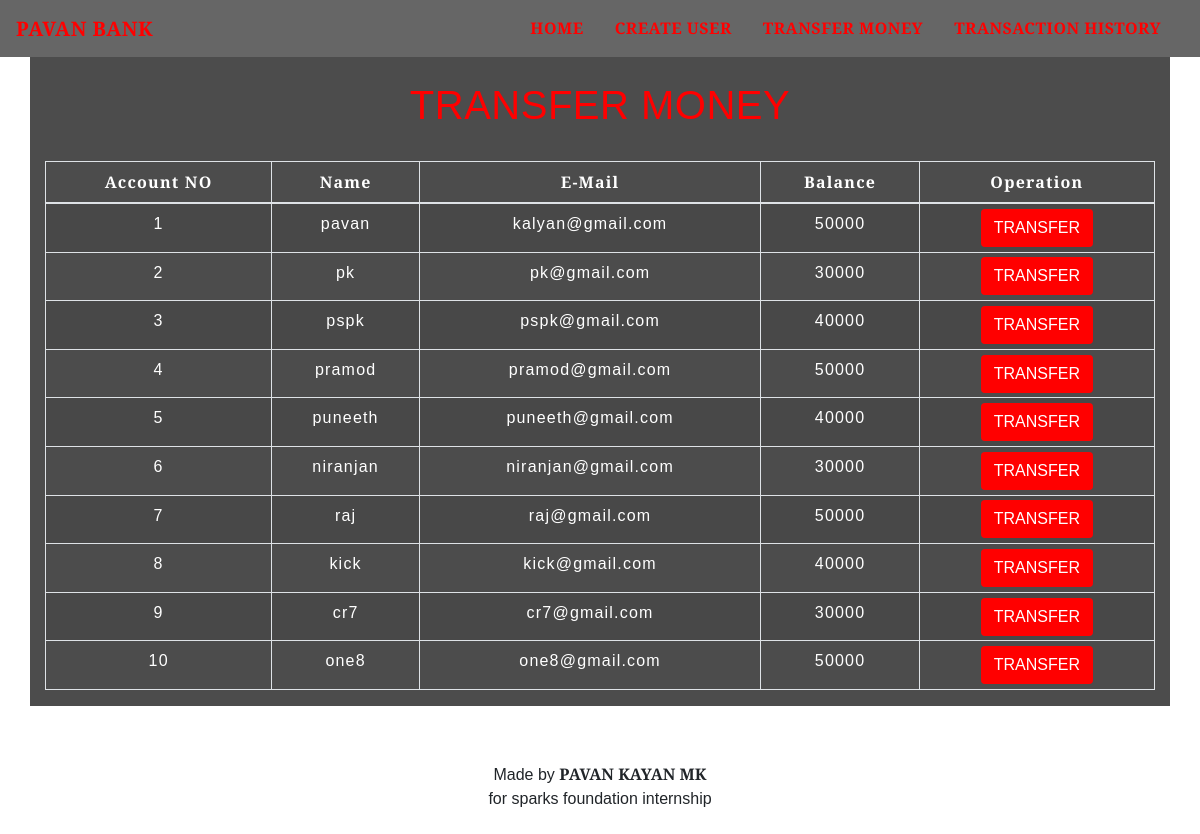
The app's page /transfermoney.php with its own data.
### tables this page shows
CREATE TABLE `users` (
  `id` int(3) NOT NULL,
  `name` text NOT NULL,
  `email` varchar(30) NOT NULL,
  `balance` int(8) NOT NULL
);

### transfermoney.php (the view, shortened to what this page needs)
<!DOCTYPE html>
<html lang="en">
<head>
    <link rel="stylesheet" href="https://maxcdn.bootstrapcdn.com/bootstrap/4.0.0/css/bootstrap.min.css">
    <link rel="stylesheet" type="text/css" href="css/table.css">
    <link rel="stylesheet" type="text/css" href="css/navbar.css">
    <link rel="stylesheet" href="navbar.css">
</head>
<body style="background-image: url('https://www.freevector.com/uploads/vector/preview/31066/Vecteezy_Background-Technology_BK1120.jpg');">
<?php
    include 'config.php';
    $sql = "SELECT * FROM users";
    $result = mysqli_query($conn,$sql);
?>
<?php
  include 'navbar.php';
?>
<div class="container" style="background-color:rgba(0, 0, 0, 0.7);">
        <h2 class="text-center pt-4" style="color : red;">TRANSFER MONEY</h2>
        <br>
            <div class="row">
                <div class="col">
                    <div class="table-responsive-sm">
                    <table class="table table-hover table-sm table-striped table-condensed table-bordered" style="border-color:white;">
                        <thead style="color : white;">
                            <tr>
                            <th scope="col" class="text-center py-2">Account NO</th>
                            <th scope="col" class="text-center py-2">Name</th>
                            <th scope="col" class="text-center py-2">E-Mail</th>
                            <th scope="col" class="text-center py-2">Balance</th>
                            <th scope="col" class="text-center py-2">Operation</th>
                            </tr>
                        </thead>
                        <tbody>
                <?php
                    while($rows=mysqli_fetch_assoc($result)){
                ?>
                    <tr style="color : white;">
                        <td class="py-2"><?php echo $rows['id'] ?></td>
                        <td class="py-2"><?php echo $rows['name']?></td>
                        <td class="py-2"><?php echo $rows['email']?></td>
                        <td class="py-2"><?php echo $rows['balance']?></td>
                        <td><a href="selecteduserdetail.php?id= <?php echo $rows['id'] ;?>"> <button type="button" class="btn" style="background-color : RED;">TRANSFER</button></a></td>
                    </tr>
                <?php
                    }
                ?>
                        </tbody>
                    </table>
                    </div>
                </div>
            </div>
         </div>
         <footer class="text-center mt-5 py-2">
            <p> Made by <b>PAVAN KAYAN MK</b> <br>for sparks foundation internship </p>
        </footer>
</body>
</html>

### navbar.php (shortened to what this page needs)
<nav class="navbar navbar-expand-md navbar-light" style="background-color:rgba(0, 0, 0, 0.6);">
<a class="navbar-brand" href="index.php" style="color : red;"><b>PAVAN BANK</b></a>
<div class="collapse navbar-collapse" id="collapsibleNavbar" >
      <ul class="navbar-nav ml-auto">
        <li class="nav-item">
          <a class="nav-link" href="index.php" style="color :red;"><b>HOME</b></a>
        </li>
        <li class="nav-item">
          <a class="nav-link" href="createuser.php" style="color : red;"><b>CREATE USER</b></a>
        </li>
        <li class="nav-item">
          <a class="nav-link" href="transfermoney.php" style="color : red;"><b>TRANSFER MONEY</b></a>
        </li>
        <li class="nav-item">
          <a class="nav-link" href="transactionhistory.php" style="color : red;"><b>TRANSACTION HISTORY</b></a>
        </li>
    </div>
 </nav>

### table.css (style rules this page uses)
* { padding: 0; margin: 0; box-sizing: border-box; font-family:'Bree Serif', sans-serif; }
h2 { font-size: 40px; }
table { letter-spacing: 1.2px; }
td { text-align: center; }
button { border:none; background: #e46f01; transition: 1s; }

### navbar.css (style rules this page uses)
.nav-link { margin-right: 15px; color:#08f01b; letter-spacing: 0.5px; transition: 0.5s; font-family: 'Bree Serif', sans-serif; }
.navbar-brand { color: #4C4B4B; letter-spacing: 0.5px; font-family: 'Bree Serif', sans-serif; }
h2 { color: #4C4B4B; letter-spacing: 0.5px; font-family: 'Bree Serif', sans-serif; }

### transfermoney.php (style rules this page uses)
button { transition: 1.5s; color:white; }

### records on screen
users: id "1", name "pavan", email "kalyan@gmail.com", balance "50000"
users: id "2", name "pk", email "pk@gmail.com", balance "30000"
users: id "3", name "pspk", email "pspk@gmail.com", balance "40000"
users: id "4", name "pramod", email "pramod@gmail.com", balance "50000"
users: id "5", name "puneeth", email "puneeth@gmail.com", balance "40000"
users: id "6", name "niranjan", email "niranjan@gmail.com", balance "30000"
users: id "7", name "raj", email "raj@gmail.com", balance "50000"
users: id "8", name "kick", email "kick@gmail.com", balance "40000"
users: id "9", name "cr7", email "cr7@gmail.com", balance "30000"
users: id "10", name "one8", email "one8@gmail.com", balance "50000"
